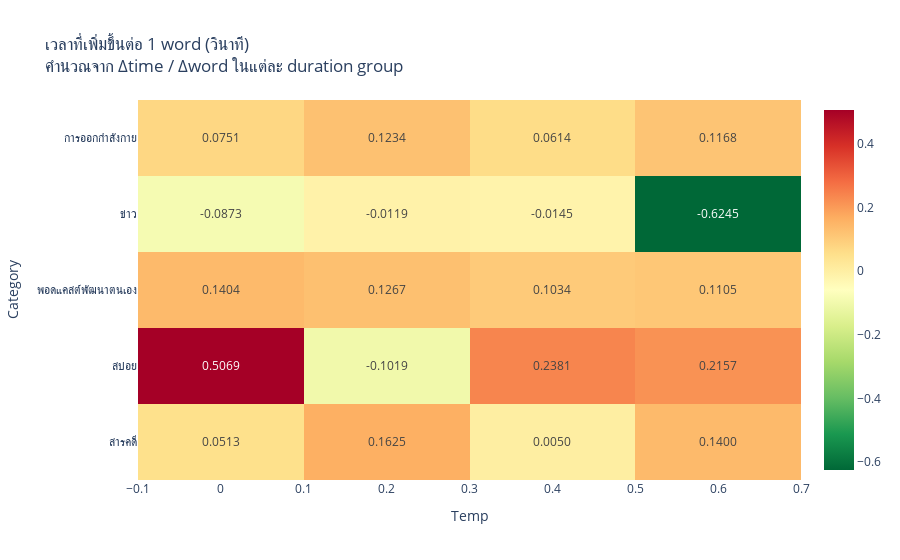

The notebook cell this image was saved under:
### Markdown cell above
ผล: มีแนวโน้มว่า ยิ่ง transcriptWord มากขึ้น ยิ่ง timeSpeechtoTextSec มากขึ้นตาม ในหลายกลุ่ม

### Code cell
# คำนวณ delta (เปลี่ยนแปลง) ภายในแต่ละ duration group
delta_results = []

for keys, g in df_merged.groupby(group_cols):
    if len(g) >= 2:
        g_sorted = g.sort_values("transcriptWord")
        
        # หา delta ระหว่าง min word กับ max word
        word_min = g_sorted["transcriptWord"].iloc[0]
        word_max = g_sorted["transcriptWord"].iloc[-1]
        time_min = g_sorted["timeTotal"].iloc[0]
        time_max = g_sorted["timeTotal"].iloc[-1]
        
        delta_word = word_max - word_min
        delta_time = time_max - time_min
        
        if delta_word > 0:
            time_per_word = delta_time / delta_word
        else:
            time_per_word = np.nan
        
        delta_results.append({
            "Category": keys[0],
            "Temp": keys[1],
            "Duration": keys[2],
            "Δword": delta_word,
            "Δtime": delta_time,
            "sec_per_word": time_per_word
        })

delta_df = pd.DataFrame(delta_results)
print(delta_df)

# สรุป
print("\n=== เฉลี่ย: เวลาที่เพิ่มต่อ 1 word (วินาที) ===")
summary_delta = delta_df.groupby(["Category", "Temp"])["sec_per_word"].agg(["mean", "std", "count"])
print(summary_delta)

# Heatmap
pivot_delta = (
    delta_df
    .groupby(["Category", "Temp"])["sec_per_word"]
    .mean()
    .reset_index()
    .pivot(index="Category", columns="Temp", values="sec_per_word")
)

fig = px.imshow(
    pivot_delta,
    title="เวลาที่เพิ่มขึ้นต่อ 1 word (วินาที)<br>คำนวณจาก Δtime / Δword ในแต่ละ duration group",
    text_auto=".4f",
    color_continuous_scale="RdYlGn_r"
)
fig.show()

### Figure 1 — Plotly figure (JSON) as saved in the notebook; plotly's stock layout.template omitted (floating-point values rounded to 4 significant figures)
{"data": [{"coloraxis": "coloraxis", "hovertemplate": "Temp: %{x}<br>Category: %{y}<br>color: %{z}<extra></extra>", "name": "0", "texttemplate": "%{z:.4f}", "type": "heatmap", "x": [0.0, 0.2, 0.4, 0.6], "xaxis": "x", "y": ["การออกกำลังกาย", "ข่าว", "พอดแคสต์พัฒนาตนเอง", "สปอย", "สารคดี"], "yaxis": "y", "z": [[0.07512, 0.1234, 0.06141, 0.1168], [-0.08732, -0.01195, -0.01451, -0.6245], [0.1404, 0.1267, 0.1034, 0.1105], [0.5069, -0.1019, 0.2381, 0.2157], [0.05128, 0.1625, 0.00503, 0.14]]}], "layout": {"coloraxis": {"colorscale": [[0, "rgb(0,104,55)"], [0.1, "rgb(26,152,80)"], [0.2, "rgb(102,189,99)"], [0.3, "rgb(166,217,106)"], [0.4, "rgb(217,239,139)"], [0.5, "rgb(255,255,191)"], [0.6, "rgb(254,224,139)"], [0.7, "rgb(253,174,97)"], [0.8, "rgb(244,109,67)"], [0.9, "rgb(215,48,39)"], [1, "rgb(165,0,38)"]]}, "title": {"text": "เวลาที่เพิ่มขึ้นต่อ 1 word (วินาที)<br>คำนวณจาก Δtime / Δword ในแต่ละ duration group"}, "xaxis": {"anchor": "y", "constrain": "domain", "domain": [0, 1], "scaleanchor": "y", "title": {"text": "Temp"}}, "yaxis": {"anchor": "x", "autorange": "reversed", "constrain": "domain", "domain": [0, 1], "title": {"text": "Category"}}}}
